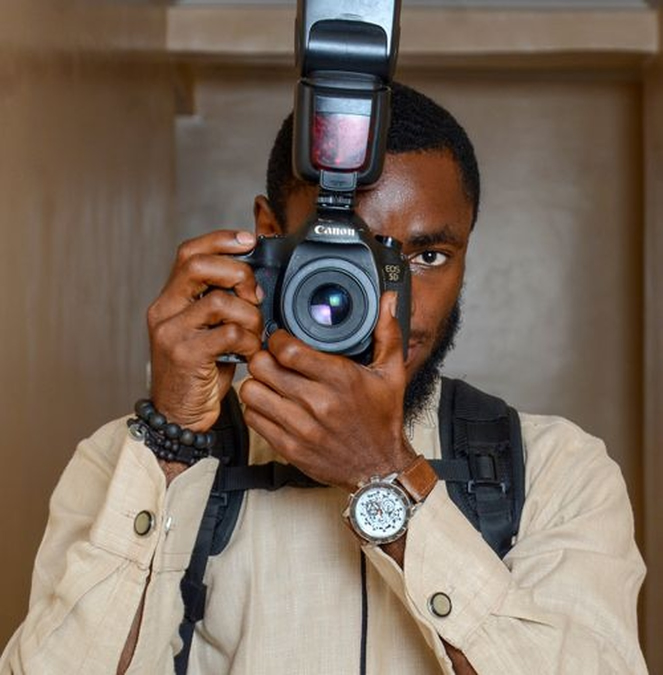
#> input picture scripts/courses_ebook_assets/images/course_camera_creator.jpg, 1326 x 1350 px, given in place of bg-courses.jpg, which was not available (shown at 1/2 size)
$ python build_og_cards.py
#> lines starting #> are read from the running program, lines starting #| are printed output that depends on the picture; after the words box and inside, x2 and y2 are one past the last pixel; in counts of white or black regions, pixels touching at a corner belong together; pictures that were not available may be replaced by others from this repository, and a replacement may not be noted
#!/usr/bin/env python3
"""
Builds WhatsApp / Open Graph / X social preview cards (1200x630 + 600x600 square)
using ONLY verified real photographs and rendered PDF cover thumbnails.
Saved as baseline RGB JPEGs (< 220 KB) for 100% WhatsApp link-preview compatibility.
"""
import os
from PIL import Image, ImageDraw, ImageFont, ImageFilter

ROOT = os.path.dirname(os.path.dirname(os.path.abspath(__file__)))
COVERS_DIR = os.path.join(ROOT, "public", "book-covers")
COURSES_IMG_DIR = os.path.join(ROOT, "public", "images", "courses")
JOSEPH_IMG_DIR = os.path.join(ROOT, "scripts", "joseph_ebook_assets", "images")
PUBLIC_IMG_DIR = os.path.join(ROOT, "public", "images")
OUT_BOOKS = os.path.join(ROOT, "public", "og", "books")
OUT_MERCH = os.path.join(ROOT, "public", "og", "merch")
OUT_ROOT = os.path.join(ROOT, "public", "og")

FONT_DIR = os.path.join(ROOT, "scripts", "courses_ebook_assets", "fonts")
F_BOLD = os.path.join(FONT_DIR, "Montserrat-Bold.ttf")
F_SEMI = os.path.join(FONT_DIR, "Montserrat-SemiBold.ttf")
F_MED = os.path.join(FONT_DIR, "Montserrat-Medium.ttf")

BOOKS = [
    {
        "slug": "joseph-7-lessons-emerging-seer-prophet",
        "shelf": "christian",
        "badge": "CHRISTIAN & FAITH LIBRARY",
        "title": "Joseph: 7 Lessons Every Emerging Seer Prophet Must Learn",
        "subtitle": "Scripture-anchored study on dreams, character, private integrity, and appointed fulfillment.",
        "meta": "28 Pages  |  8 Diagrams  |  CHRISCO Youth Aflame",
        "bg_photo": os.path.join(JOSEPH_IMG_DIR, "fellowship_circle_bright.jpg"),
    },
    {
        "slug": "youtube-automation",
        "shelf": "learning",
        "badge": "VIDEO & CONTENT TRACK",
        "title": "YouTube Automation: Course Handbook",
        "subtitle": "Build, systematize, and monetize faceless and creator-led YouTube channels step by step.",
        "meta": "28 Pages  |  8 Visual Diagrams  |  CHRISCO Digital Academy",
    },
    {
        "slug": "ai-video-storytelling",
        "shelf": "learning",
        "badge": "VIDEO & STORYTELLING TRACK",
        "title": "AI Video Storytelling: Course Handbook",
        "subtitle": "Script, storyboard, edit, and produce compelling visual narratives that hold audience attention.",
        "meta": "28 Pages  |  8 Visual Diagrams  |  CHRISCO Digital Academy",
    },
    {
        "slug": "python-programming",
        "shelf": "learning",
        "badge": "CODING & ENGINEERING TRACK",
        "title": "Python Programming: Course Handbook",
        "subtitle": "Master Python fundamentals, data structures, automation scripts, and real-world software builds.",
        "meta": "28 Pages  |  8 Visual Diagrams  |  CHRISCO Digital Academy",
    },
    {
        "slug": "swe-llm-mastery",
        "shelf": "learning",
        "badge": "SOFTWARE & AI SYSTEMS TRACK",
        "title": "Software Engineering & LLM Mastery",
        "subtitle": "Design reliable APIs, retrieval pipelines, evaluation harnesses, and production web software.",
        "meta": "28 Pages  |  8 Visual Diagrams  |  CHRISCO Digital Academy",
    },
    {
        "slug": "ai-literacy",
        "shelf": "learning",
        "badge": "DIGITAL FLUENCY TRACK",
        "title": "AI Literacy: Course Handbook",
        "subtitle": "Practical prompt engineering, research verification, workflow automation, and ethical judgment.",
        "meta": "28 Pages  |  8 Visual Diagrams  |  CHRISCO Digital Academy",
    },
    {
        "slug": "print-on-demand",
        "shelf": "learning",
        "badge": "E-COMMERCE & BRANDING TRACK",
        "title": "Print on Demand: Course Handbook",
        "subtitle": "Launch profitable apparel and merchandise collections from niche research to fulfillment.",
        "meta": "28 Pages  |  8 Visual Diagrams  |  CHRISCO Digital Academy",
    },
    {
        "slug": "communicate-like-a-ceo",
        "shelf": "learning",
        "badge": "LEADERSHIP & CAREER TRACK",
        "title": "Communicate Like a CEO: Handbook",
        "subtitle": "Executive presence, structured persuasive speaking, boardroom clarity, and leadership briefs.",
        "meta": "28 Pages  |  8 Visual Diagrams  |  CHRISCO Digital Academy",
    },
    {
        "slug": "negotiation",
        "shelf": "learning",
        "badge": "BUSINESS & LEADERSHIP TRACK",
        "title": "Negotiation Mastery: Course Handbook",
        "subtitle": "Prepare BATNAs, anchor value confidently, navigate objections, and close win-win agreements.",
        "meta": "28 Pages  |  8 Visual Diagrams  |  CHRISCO Digital Academy",
    },
    {
        "slug": "personal-branding",
        "shelf": "learning",
        "badge": "CAREER & VISIBILITY TRACK",
        "title": "Personal Branding: Course Handbook",
        "subtitle": "Build authentic professional authority, proof-of-work portfolios, and trusted industry presence.",
        "meta": "28 Pages  |  8 Visual Diagrams  |  CHRISCO Digital Academy",
    },
    {
        "slug": "networking-secrets",
        "shelf": "learning",
        "badge": "CAREER & RELATIONSHIPS TRACK",
        "title": "Networking Secrets: Course Handbook",
        "subtitle": "Cultivate genuine mentor, peer, and client relationships through value-first outreach.",
        "meta": "28 Pages  |  8 Visual Diagrams  |  CHRISCO Digital Academy",
    },
    {
        "slug": "ghostwriting",
        "shelf": "learning",
        "badge": "WRITING & PUBLISHING TRACK",
        "title": "Ghostwriting: Course Handbook",
        "subtitle": "Capture executive voices, structure long-form articles and books, and run retainer workflows.",
        "meta": "28 Pages  |  8 Visual Diagrams  |  CHRISCO Digital Academy",
    },
    {
        "slug": "copywriting",
        "shelf": "learning",
        "badge": "WRITING & CONVERSION TRACK",
        "title": "Copywriting: Course Handbook",
        "subtitle": "Customer research, persuasive headlines, landing pages, email sequences, and ethical conversion.",
        "meta": "28 Pages  |  8 Visual Diagrams  |  CHRISCO Digital Academy",
    },
    {
        "slug": "freelancing",
        "shelf": "learning",
        "badge": "INDEPENDENT INCOME TRACK",
        "title": "Freelancing: Course Handbook",
        "subtitle": "Package high-value digital services, win global and local clients, price projects, and deliver.",
        "meta": "28 Pages  |  8 Visual Diagrams  |  CHRISCO Digital Academy",
    },
    {
        "slug": "content-creation",
        "shelf": "learning",
        "badge": "CREATOR ECONOMY TRACK",
        "title": "Content Creation: Course Handbook",
        "subtitle": "Plan content pillars, batch-film multi-platform series, and turn audiences into communities.",
        "meta": "28 Pages  |  8 Visual Diagrams  |  CHRISCO Digital Academy",
    },
    {
        "slug": "sales-and-marketing",
        "shelf": "learning",
        "badge": "REVENUE & GROWTH TRACK",
        "title": "Sales and Marketing: Course Handbook",
        "subtitle": "Position offers clearly, build repeatable pipelines, conduct discovery calls, and close deals.",
        "meta": "28 Pages  |  8 Visual Diagrams  |  CHRISCO Digital Academy",
    },
    {
        "slug": "digital-marketing",
        "shelf": "learning",
        "badge": "GROWTH MARKETING TRACK",
        "title": "Digital Marketing: Course Handbook",
        "subtitle": "Full-funnel search, content, paid acquisition, analytics attribution, and ROI optimization.",
        "meta": "28 Pages  |  8 Visual Diagrams  |  CHRISCO Digital Academy",
    },
    {
        "slug": "email-marketing",
        "shelf": "learning",
        "badge": "RETENTION & CRM TRACK",
        "title": "Email Marketing: Course Handbook",
        "subtitle": "Grow permission-based subscriber lists, automate welcome flows, and write high-trust campaigns.",
        "meta": "28 Pages  |  8 Visual Diagrams  |  CHRISCO Digital Academy",
    },
    {
        "slug": "affiliate-marketing",
        "shelf": "learning",
        "badge": "PARTNERSHIP MARKETING TRACK",
        "title": "Affiliate Marketing: Course Handbook",
        "subtitle": "Select vetted products, publish honest comparison reviews, and build recurring referral income.",
        "meta": "28 Pages  |  8 Visual Diagrams  |  CHRISCO Digital Academy",
    },
    {
        "slug": "social-media-marketing",
        "shelf": "learning",
        "badge": "SOCIAL GROWTH TRACK",
        "title": "Social Media Marketing: Handbook",
        "subtitle": "Design platform-native campaigns, short-form hooks, community engagement, and analytics reports.",
        "meta": "28 Pages  |  8 Visual Diagrams  |  CHRISCO Digital Academy",
    },
]


def fit_cover(im, w, h, focus=(0.5, 0.3)):
#> called with w = 1200, h = 630, focus = (0.5, 0.25)
    im = im.convert("RGB")
#> im is the input picture: PIL image 1326x1350 RGB; mean R, G, B 123.2, 106.3, 92.5
    iw, ih = im.size
#> iw = 1326; ih = 1350
    scale = max(w / iw, h / ih)
#> scale = 0.905
    nw, nh = int(iw * scale + 0.5), int(ih * scale + 0.5)
#> nw = 1200; nh = 1222
    im = im.resize((nw, nh), Image.Resampling.LANCZOS)
#> im: PIL image 1200x1222 RGB
    left = int((nw - w) * focus[0])
#> left = 0
    top = int((nh - h) * focus[1])
#> top = 148
    left = max(0, min(nw - w, left))
    top = max(0, min(nh - h, top))
    return im.crop((left, top, left + w, top + h))


def wrap_lines(draw, text, font, max_w, max_lines=3):
    words = text.split()
    lines = []
    cur = []
    for w in words:
        cand = " ".join(cur + [w])
        bbox = draw.textbbox((0, 0), cand, font=font)
        if bbox[2] - bbox[0] <= max_w:
            cur.append(w)
        else:
            if cur:
                lines.append(" ".join(cur))
            cur = [w]
    if cur:
        lines.append(" ".join(cur))
    return lines[:max_lines]


def save_whatsapp_jpeg(im, out_path, max_kb=210):
    os.makedirs(os.path.dirname(out_path), exist_ok=True)
    rgb = im.convert("RGB")
    for q in (84, 78, 72, 66):
        rgb.save(out_path, "JPEG", quality=q, optimize=True, progressive=False)
        if os.path.getsize(out_path) <= max_kb * 1024:
            break


def build_book_card(b):
    slug = b["slug"]
    is_christian = b["shelf"] == "christian"
    cover_path = os.path.join(COVERS_DIR, f"{slug}.jpg")
    bg_path = b.get("bg_photo") or os.path.join(COURSES_IMG_DIR, f"{slug}.jpg")
    if not os.path.exists(bg_path):
        bg_path = os.path.join(PUBLIC_IMG_DIR, "bg-courses.jpg")

    # 1. 1200 x 630 Landscape Social / WhatsApp Rich Card
    W, H = 1200, 630
    bg = fit_cover(Image.open(bg_path), W, H, focus=(0.5, 0.25)).filter(ImageFilter.GaussianBlur(radius=8))

    overlay = Image.new("RGBA", (W, H), (0, 0, 0, 0))
#> overlay: PIL image 1200x630 RGBA; every value is 0
    odraw = ImageDraw.Draw(overlay)
    base_rgba = (4, 14, 92, 224) if is_christian else (11, 22, 56, 226)
    odraw.rectangle([0, 0, W, H], fill=base_rgba)

    # Top accent bar
    accent = (250, 63, 38, 255) if is_christian else (46, 211, 117, 255)
    odraw.rectangle([0, 0, W, 10], fill=accent)

    card = Image.alpha_composite(bg.convert("RGBA"), overlay)

    # Book Cover on Left (346 x 490)
    cov_w, cov_h = 346, 490
    cov_x, cov_y = 66, 72

    # Soft shadow behind book cover
    shadow = Image.new("RGBA", (W, H), (0, 0, 0, 0))
    sdraw = ImageDraw.Draw(shadow)
    sdraw.rounded_rectangle(
        [cov_x + 12, cov_y + 16, cov_x + cov_w + 12, cov_y + cov_h + 16],
        radius=16,
        fill=(0, 0, 0, 135),
    )
    shadow = shadow.filter(ImageFilter.GaussianBlur(radius=14))
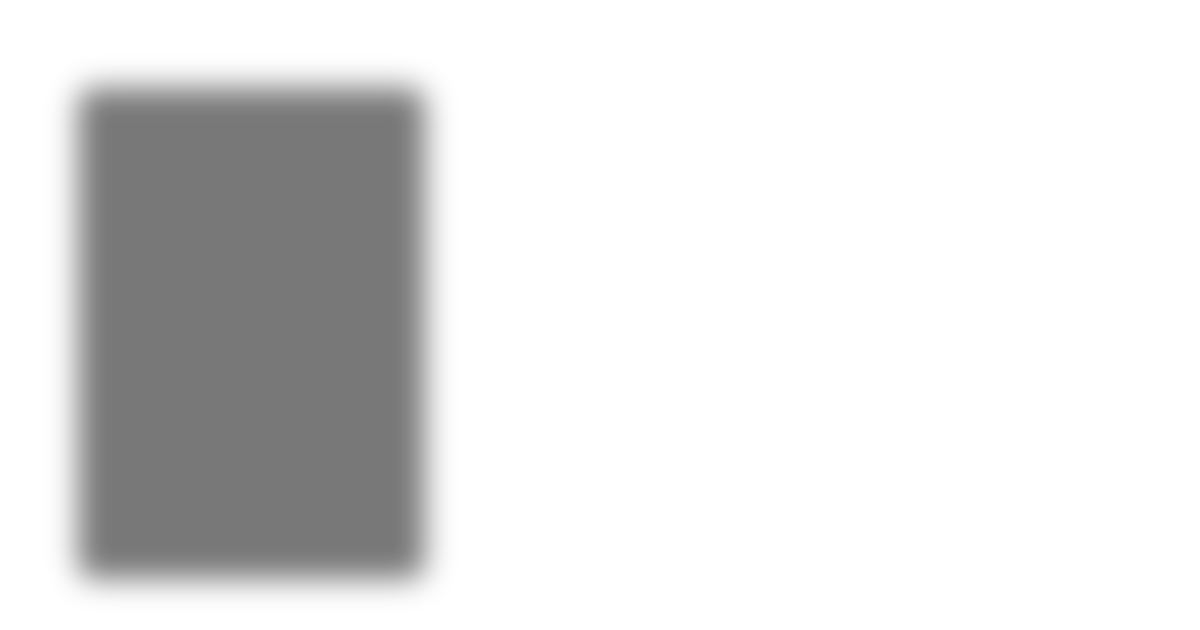
#> shadow: PIL image 1200x630 RGBA; mean R, G, B, A 0, 0, 0, 30.4; transparent parts drawn white
    card = Image.alpha_composite(card, shadow)

    cover_im = Image.open(cover_path).convert("RGB").resize((cov_w, cov_h), Image.Resampling.LANCZOS)
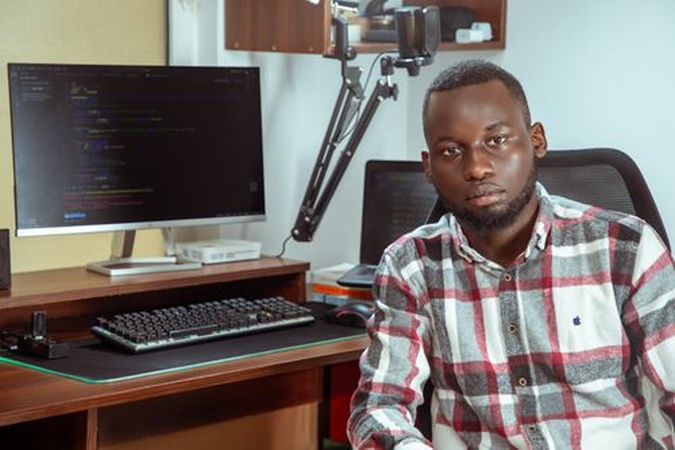
#> input picture scripts/courses_ebook_assets/images/course_coding_developer.jpg, 1350 x 899 px, given in place of joseph-7-lessons-emerging-seer-prophet.jpg, which was not available (shown at 1/2 size)
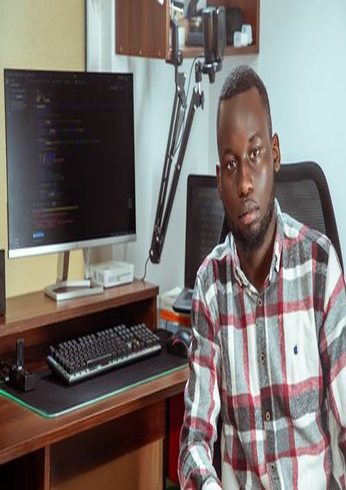
#> cover_im: PIL image 346x490 RGB; mean R, G, B 120.8, 113.7, 110
    mask = Image.new("L", (cov_w, cov_h), 0)
#> mask: PIL image 346x490 L; every value is 0
    ImageDraw.Draw(mask).rounded_rectangle([0, 0, cov_w, cov_h], radius=14, fill=255)
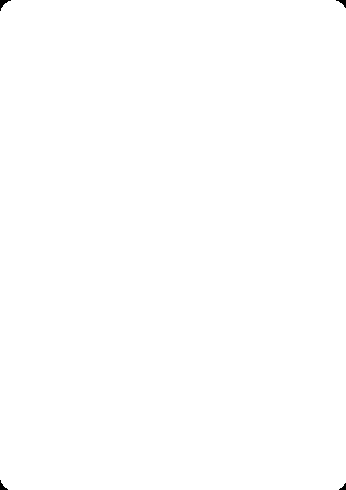
#> mask: PIL image 346x490 L; 99.9% white; 4 black regions, box (x1, y1, x2, y2) and area: (0, 0, 11, 11) 46, (336, 0, 346, 8) 35, (0, 480, 8, 490) 35, (339, 483, 346, 490) 25
    card.paste(cover_im, (cov_x, cov_y), mask)
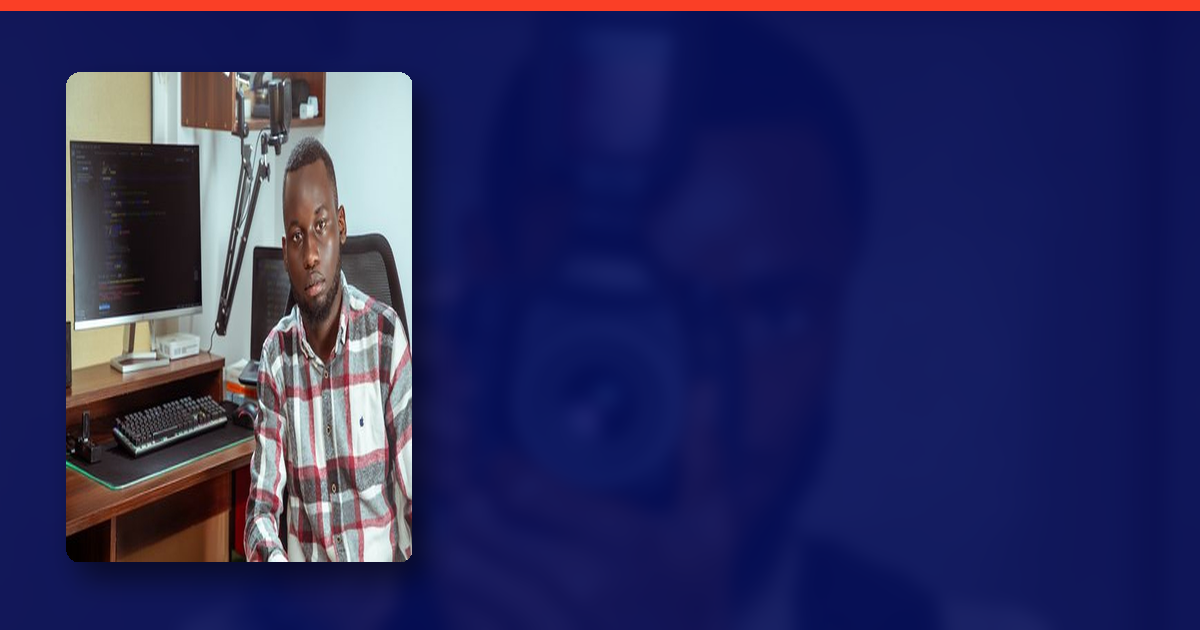
#> card: PIL image 1200x630 RGBA; mean R, G, B, A 43.3, 43.4, 92.4, 255

    # Subtle white frame around cover
    cdraw = ImageDraw.Draw(card)
    cdraw.rounded_rectangle(
        [cov_x, cov_y, cov_x + cov_w, cov_y + cov_h],
        radius=14,
        outline=(255, 255, 255, 95),
        width=2,
    )

    # Right-side Typography
    tx = 462
    max_tw = W - tx - 64

    f_badge = ImageFont.truetype(F_BOLD, 16)
    f_title = ImageFont.truetype(F_BOLD, 40 if len(b["title"]) > 38 else 44)
    f_sub = ImageFont.truetype(F_MED, 21)
    f_meta = ImageFont.truetype(F_SEMI, 17)
    f_cta = ImageFont.truetype(F_BOLD, 18)

    # Pill badge
    badge_txt = b["badge"]
    bb = cdraw.textbbox((0, 0), badge_txt, font=f_badge)
#> bb = (0, 3, 226, 15)
    bw = (bb[2] - bb[0]) + 32
#> bw = 258
    bh = 36
    by = 86
    pill_fill = (250, 63, 38, 255) if is_christian else (46, 211, 117, 255)
    pill_ink = (255, 255, 255, 255) if is_christian else (6, 26, 40, 255)
    cdraw.rounded_rectangle([tx, by, tx + bw, by + bh], radius=18, fill=pill_fill)
    cdraw.text((tx + 16, by + 8), badge_txt, font=f_badge, fill=pill_ink)

    # Title
    ty = by + bh + 24
    t_lines = wrap_lines(cdraw, b["title"], f_title, max_tw, max_lines=3)
#> t_lines = ['Joseph: 7 Lessons Every', 'Emerging Seer Prophet Must', 'Learn']
    for line in t_lines:
        cdraw.text((tx, ty), line, font=f_title, fill=(255, 255, 255, 255))
        ty += 52
#> this loop made 3 passes
#> (line, ty) on passes 1 to 3: ('Joseph: 7 Lessons Every', 198), ('Emerging Seer Prophet Must', 250), ('Learn', 302)
#> after the loop, ty = 302

    # Subtitle
    ty += 10
#> ty = 312
    s_lines = wrap_lines(cdraw, b["subtitle"], f_sub, max_tw, max_lines=3)
#> s_lines = 2 items
    for line in s_lines:
        cdraw.text((tx, ty), line, font=f_sub, fill=(214, 224, 245, 255))
        ty += 31
#> this loop made 2 passes
#> ty on pass 1: 343
#> (line, ty) on pass 2: ('integrity, and appointed fulfillment.', 374)
#> after the loop, ty = 374

    # Meta line
    cdraw.text((tx, 466), b["meta"], font=f_meta, fill=(165, 232, 195, 255) if not is_christian else (255, 206, 196, 255))

    # CTA Pill at bottom right
    cta_txt = "Sign In to Download & Save PDF"
    cb = cdraw.textbbox((0, 0), cta_txt, font=f_cta)
#> cb = (0, 3, 291, 21)
    cw = (cb[2] - cb[0]) + 40
#> cw = 331
    ch = 48
    cy = 508
    cta_fill = (255, 255, 255, 255)
    cta_ink = (1, 12, 128, 255) if is_christian else (11, 26, 62, 255)
    cdraw.rounded_rectangle(
        [tx, cy, tx + min(cw, max_tw), cy + ch],
        radius=24,
        fill=cta_fill,
    )
    cdraw.text((tx + 20, cy + 13), cta_txt, font=f_cta, fill=cta_ink)

    save_whatsapp_jpeg(card, os.path.join(OUT_BOOKS, f"{slug}.jpg"), max_kb=195)

    # 2. 600 x 600 Square WhatsApp Chat Fallback Card
    SQ = 600
    sq_bg = fit_cover(Image.open(bg_path), SQ, SQ, focus=(0.5, 0.25)).filter(ImageFilter.GaussianBlur(radius=10))
    sq_ov = Image.new("RGBA", (SQ, SQ), base_rgba)
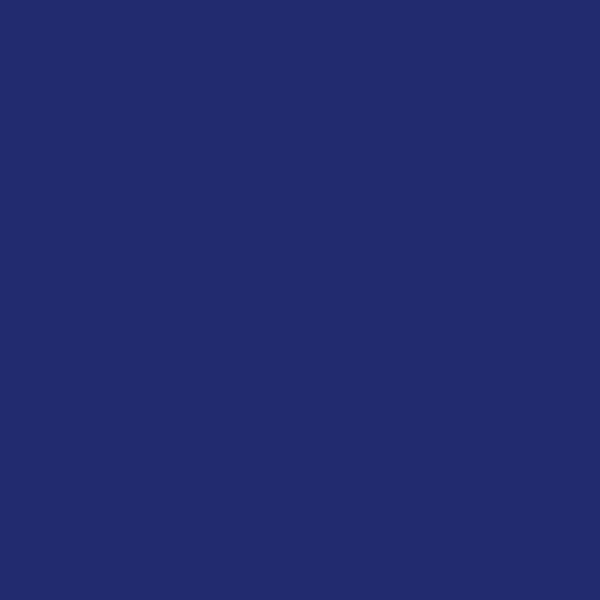
#> sq_ov: PIL image 600x600 RGBA; mean R, G, B, A 4, 14, 92, 224; transparent parts drawn white
    sq_card = Image.alpha_composite(sq_bg.convert("RGBA"), sq_ov)
    sc_w, sc_h = 356, 504
    sc_x, sc_y = (SQ - sc_w) // 2, (SQ - sc_h) // 2
    sq_cov = Image.open(cover_path).convert("RGB").resize((sc_w, sc_h), Image.Resampling.LANCZOS)
    sq_mask = Image.new("L", (sc_w, sc_h), 0)
#> sq_mask: PIL image 356x504 L; every value is 0
    ImageDraw.Draw(sq_mask).rounded_rectangle([0, 0, sc_w, sc_h], radius=14, fill=255)
#> sq_mask: PIL image 356x504 L; 99.9% white; 4 black regions, box (x1, y1, x2, y2) and area: (0, 0, 11, 11) 46, (346, 0, 356, 8) 35, (0, 494, 8, 504) 35, (349, 497, 356, 504) 25
    sq_card.paste(sq_cov, (sc_x, sc_y), sq_mask)
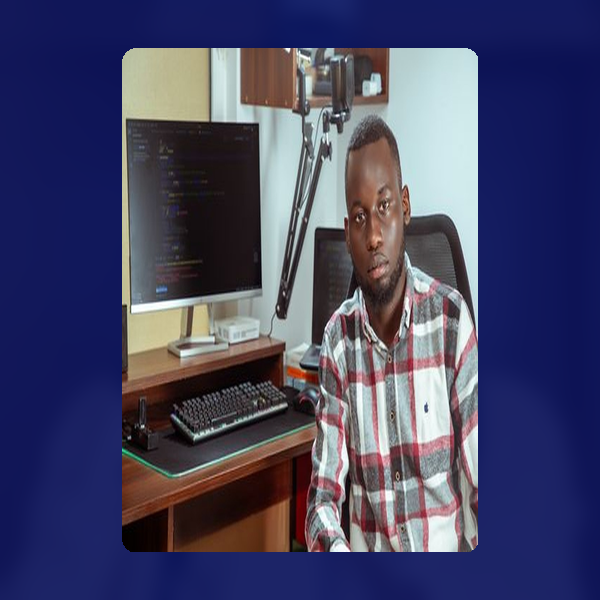
#> sq_card: PIL image 600x600 RGBA; mean R, G, B, A 70, 69.8, 101.3, 255
    ImageDraw.Draw(sq_card).rounded_rectangle([sc_x, sc_y, sc_x + sc_w, sc_y + sc_h], radius=14, outline=(255, 255, 255, 110), width=2)
    save_whatsapp_jpeg(sq_card, os.path.join(OUT_BOOKS, f"{slug}-sq.jpg"), max_kb=125)


# [86 lines left out: functions build_site_banner, build_merch_cards, not called in this run]


def main():
    for b in BOOKS:
        build_book_card(b)
    build_site_banner(
        "default.jpg",
        os.path.join(PUBLIC_IMG_DIR, "bg-home.jpg"),
        "CHRISCO DIGITAL ACADEMY",
        "Learn Practical Digital Skills & Faith Wisdom for Life",
        "19 Illustrated Digital Skill Courses, Christian Study Books, Certificates & Student Dashboard.",
        ["joseph-7-lessons-emerging-seer-prophet", "python-programming"],
    )
    build_site_banner(
        "library.jpg",
        os.path.join(PUBLIC_IMG_DIR, "bg-courses.jpg"),
        "CHRISCO DIGITAL LIBRARY",
        "Christian Books & 19 Course Handbooks",
        "Sign in with Google or Email to download and save PDF books to your Dashboard.",
        ["joseph-7-lessons-emerging-seer-prophet", "communicate-like-a-ceo"],
    )
    build_site_banner(
        "courses.jpg",
        os.path.join(PUBLIC_IMG_DIR, "bg-about.jpg"),
        "19 PRACTICAL TRACKS",
        "Explore 19 Practical Digital Skills Courses",
        "Coding, AI Literacy, Video Storytelling, Executive Communication, Marketing, Freelancing & Copywriting.",
        ["swe-llm-mastery", "youtube-automation"],
    )
    build_site_banner(
        "shop.jpg",
        os.path.join(PUBLIC_IMG_DIR, "bg-cta.jpg"),
        "PURSUE COLLECTION",
        "CHRISCO Youth Aflame Official Merchandise",
        "Heavyweight tees, hoodies, polos, caps, and totes anchored in purpose and Scripture.",
        [],
    )
    merch_count = build_merch_cards()
    print(f"Generated {len(BOOKS)} book OG preview pairs, {merch_count} merch OG cards, + 4 site OG banners in public/og/")


if __name__ == "__main__":
#> (the run stopped early here; a loop or call above may not have finished)
